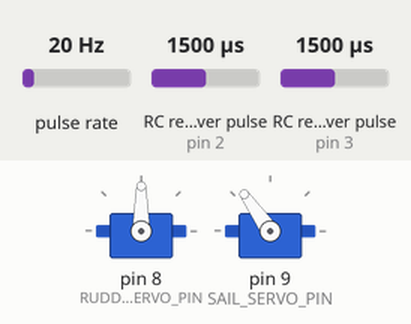
Recording of a sketch running on a simulated Arduino Uno, built with avr-gcc and run on an emulated ATmega328P. Parts: 2 × servo. Wiring (inferred from the names in the program): 2 × RC receiver channel: data pin 2 / data pin 3; pulse sensor: data pin 7. The test bench sets the inputs (shaded band); at power-on: RC receiver pulse (sensors on pin 3, pin 2) 1500 µs, pulse rate 20 Hz. What the sketch prints to the serial monitor is not drawn.

Above: at 1.2 s.
1.3 s: RC receiver pulse (sensor on pin 3) set to 1837 µs
2.8 s: RC receiver pulse (sensor on pin 3) set to 1867 µs
At 3.3 s:
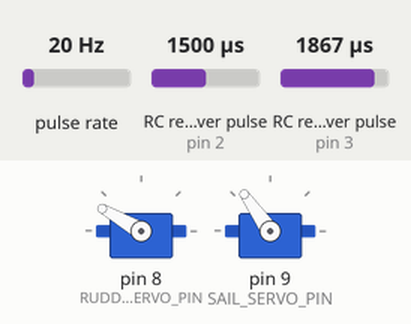
4.4 s: pulse rate (sensor on pin 7) set to 14 Hz
At 4.9 s:
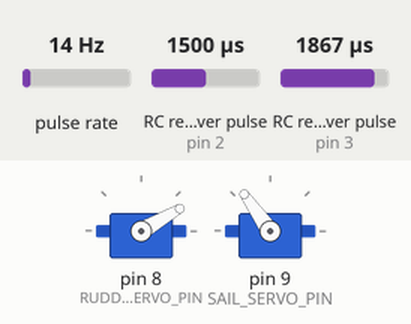
5.9 s: pulse rate (sensor on pin 7) set to 50 Hz
At 6.2 s:
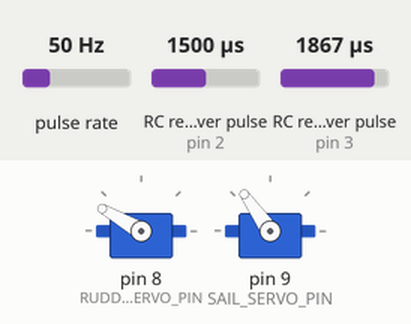
7.4 s: pulse rate (sensor on pin 7) set to 4 Hz
At 8.5 s:
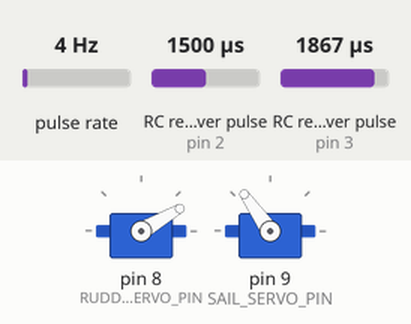
Timing chart, 0 to 10.0 s (numbered marks = the images above; inputs shaded):
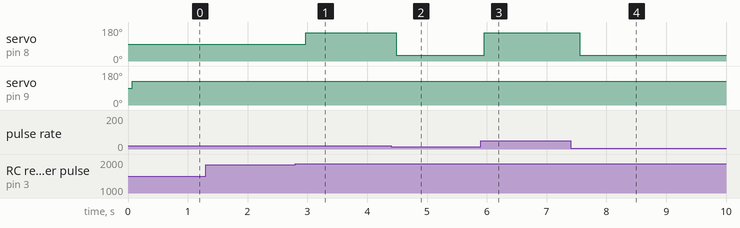

Measured:
- the behaviour switches between 1849 and 1850 µs on RC receiver pulse (sensor on pin 3) (found by bisection; images 0 and 1)
- the behaviour switches between 16 and 15 Hz on pulse rate (sensor on pin 7) (found by bisection; images 1 and 2)
- after the input at 1.3 s, every drawn part: stays the same
- after the input at 2.8 s, servo on pin 8 (RUDDER_SERVO_PIN): 90° → 150° after 0.18 s
- after the input at 4.4 s, servo on pin 8 (RUDDER_SERVO_PIN): 150° → 30° after 0.09 s
- after the input at 5.9 s, servo on pin 8 (RUDDER_SERVO_PIN): 30° → 150° after 0.06 s
- after the input at 7.4 s, servo on pin 8 (RUDDER_SERVO_PIN): 150° → 30° after 0.16 s

The sketch:

AutoRudderPOSwithSwitch_Cue.ino
```cpp
/* AutoRudder-POS with Switch and Cue - Sample code 1/19/2016
© 2014-2016 RoboSail
This program contains code for a boat to sail to
a specified Point of Sail (POS) using information from the Wind Sensor.
Rudder control can be manual or automatic, determined by the
Sail control lever.
The Rudder control lever is used to change the POS in increments
of 45 degrees.
Rudder swipe left: subtract 45 from POS, Rudder swipe right: add 45
For detailed information about getting input from the WindSensor,
input from the RC receiver, and sending output to the Servos,
see these programs: WindSensor and RCPassThrough
Sail control is always automatic.
The variable "automatic" sets the rudder to automatic.
The variable "POS" holds a specified point of sail.
Program values are displayed to the Serial Monitor when the
variable "verbose" is set to true.  otherwise set verbose to false.
*/

#include <Servo.h>

boolean automatic = true; // set to true for automatic rudder
boolean verbose = true;  //true calls function for values to be printed to monitor
int POS=90; // desired wind angle
int SAILCHANGE = 45;  // 90 is a good increment

//determine these values using the hardware test programs and fill in the appropriate values
int RUDDER_HIGH = 1900;   //nominal 2000
int RUDDER_LOW = 1100;    //nominal 1000
int SAIL_HIGH = 2000;    //nominal 2000
int SAIL_LOW = 1000;     //nominal 1000
int WIND_HIGH = 1023;    //nominal 1023

// Pin assignments
int WIND_PIN = 7;         // Wind sensor pin
int RUDDER_RC_PIN = 2;    //input pins from receiver
int SAIL_RC_PIN = 3;
int RUDDER_SERVO_PIN = 8; // Output pins to the servos
int SAIL_SERVO_PIN = 9;
//************************//create servo objects
Servo rudderServo;
Servo sailServo;
//************************// variables to hold input and output values
int rudderPulseWidth;
int rudderServoOut;
int sailPulseWidth;
int sailServoOut;
//************************//variables for WindSensor
int windAngle = 0;
int absWindAngle = 0;
int windPulseWidth = 0;
int rudderPosition = 0;
int sailPosition = 45;

/****************************** SETUP ******************/
void setup() {
  Serial.begin(115200);
  Serial.println("\nRoboSail BoatCode - AutoRudderPOS with Switch and Cue");  //write program name here
  // Set RC receiver and WindSensor on digital input pins
  pinMode(RUDDER_RC_PIN, INPUT);
  pinMode(SAIL_RC_PIN, INPUT);
  pinMode(WIND_PIN, INPUT);

  // attach the servos to the proper pins
  rudderServo.attach(RUDDER_SERVO_PIN);
  sailServo.attach(SAIL_SERVO_PIN);
}

void loop() {
//*********** Read in data from the RC receiver and sensors *********
  // Read the command pulse from the RC receiver
  rudderPulseWidth = pulseIn(RUDDER_RC_PIN, HIGH);
  sailPulseWidth = pulseIn(SAIL_RC_PIN, HIGH);
  // Calculate the servo position in degrees.
  sailPosition = map(sailPulseWidth, SAIL_LOW, SAIL_HIGH, 0, 90);
  rudderPosition = map(rudderPulseWidth, RUDDER_LOW, RUDDER_HIGH, -60, 60);

  // Read values from the WindSensor
  windPulseWidth = pulseIn(WIND_PIN, HIGH);
  // Convert the wind angle to degrees from PWM.  Range -180 to +180
  windAngle = map(windPulseWidth, 0, WIND_HIGH, 180, -180);
  windAngle = constrain(windAngle, -180, 180);  // gets rid of noisy readings

//**************** your code here ******************
// calculate your values for rudderPosition and sailPosition in degrees
// and set those variables to the new values.
// If you do not set the values, it will use the values from the Transmitter
// For example, to make the rudder follow the wind angle you would have:
// rudderPosition = windAngle;

/*******************  always set sail angle automatically *******************/
absWindAngle = abs(windAngle);           // sail position can only be positive
if (absWindAngle < 45) sailPosition = 0;
if ((absWindAngle >= 45) && (absWindAngle < 135)) sailPosition = absWindAngle - 45;
if (absWindAngle >= 135) sailPosition = 90;

// sailPosition = (180-abs(windAngle))/2;  // a different algorithm for automatic sail

if (sailPulseWidth > 1850){automatic = true;} // use sail lever "full up" to set automatic
else {automatic = false;}

if (automatic)
  {
   rudderPosition = POS-windAngle;
   if (rudderPosition > 60) rudderPosition = 60;
   if (rudderPosition < -60) rudderPosition = -60;
    // rudderPosition = min(max((POS-windAngle),-60),60);  // alternate statement

    if (rudderPulseWidth < 1200)    // Rudder swipe Left
    {
      while (rudderPulseWidth < 1400)   //Wait for Rudder lever to return to center
      { rudderPulseWidth = pulseIn(RUDDER_RC_PIN, HIGH);}
      POS = POS - SAILCHANGE;   // decrement POS
      if (POS < -180)
        {POS = POS + 360;}    // Keep POS in range of -180 to +180
    }
    if (rudderPulseWidth > 1800)    // Rudder swipe Right
    {
      while (rudderPulseWidth > 1600)   //Wait for Rudder lever to return to center
      { rudderPulseWidth = pulseIn(RUDDER_RC_PIN, HIGH);}
      POS = POS + SAILCHANGE;  // increment POS
      if (POS > 180)
        {POS = POS - 360;}    // Keep POS in range of -180 to +180
    }
  }
 // if automatic = false, rudderPosition will be set by RC transmitter signal

/********************* send commands to motors *************************/
  driveSailServo(sailPosition);
  driveRudderServo(rudderPosition);

  if (verbose) {printToMonitor();}
} //end of loop()

/************Functions to drive Sail and Rudder servos ******************/
 // This code takes in the desired postions for the servos in degrees (as
 // defined in RoboSail) then calculates appropriate values for the servo commands,
 // making sure not to send the servos to impossible positions, which could
 // damage the servo motors.
 // The Rudder servo motor ranges from 0 to 180 with 90 deg in the center
 // The Sailwinch servo is at ~55 deg when full-in, which we think of as 0 deg,
 // and ~125 deg when full out, which we think of as 90 deg

void driveSailServo(int sailPos)
{
  if ((sailPos >= 0) && (sailPos <= 90))  // the command in degrees is valid
  {
    sailServoOut = map(sailPos, 0, 90, 55, 125);
    sailServo.write(sailServoOut);
  }
  else
  {
    Serial.print("ERROR - sail position out of range: ");
    Serial.println(sailPos);
    }
}

void driveRudderServo(int rudderPos)
{
  if ((rudderPos >= -60) && (rudderPos <= 60))
  {
    rudderServoOut = map(rudderPos, -90, 90, 0, 180);
    rudderServo.write(rudderServoOut);
  }
  else
    {
    Serial.print("ERROR - rudder position out of range: ");
    Serial.println(rudderPos);
    }
}

// Function to Print out all values for debug.
void printToMonitor()
{
  Serial.print(" ---- Mode: ");
  if (automatic)
  { Serial.print("automatic rudder  POS = "); Serial.println(POS);}
  else Serial.println("manual rudder");
  Serial.print("Wind Angle: ");
  Serial.print(windAngle);

  Serial.print("  Rudder, RC: ");
  Serial.print(rudderPulseWidth);
   Serial.print("  desired angle: ");
  Serial.print(rudderPosition);
  Serial.print("  to servo: ");
  Serial.print(rudderServoOut);

  Serial.print("     Sail, RC: ");
  Serial.print(sailPulseWidth);
  Serial.print("  desired angle: ");
  Serial.print(sailPosition);
  Serial.print("  to servo: ");
  Serial.print(sailServoOut);

  Serial.print("\n"); // Print a new line
}
```
